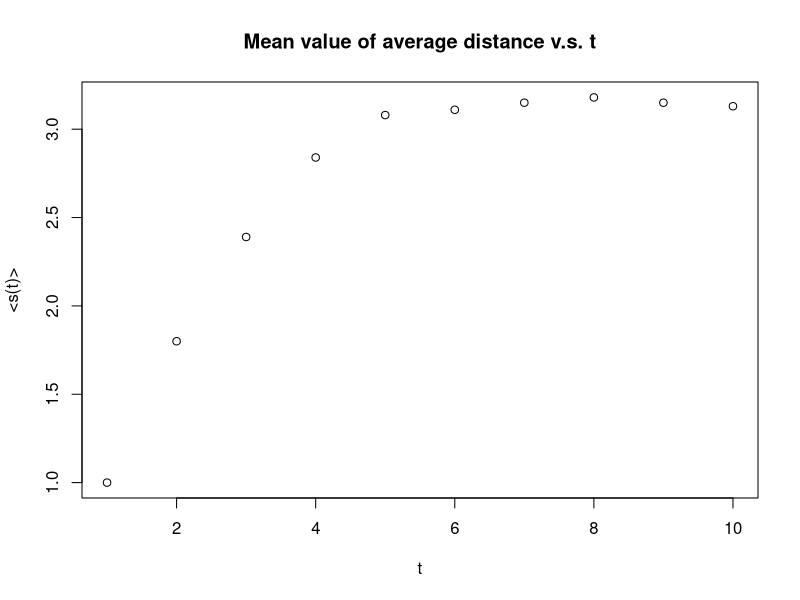
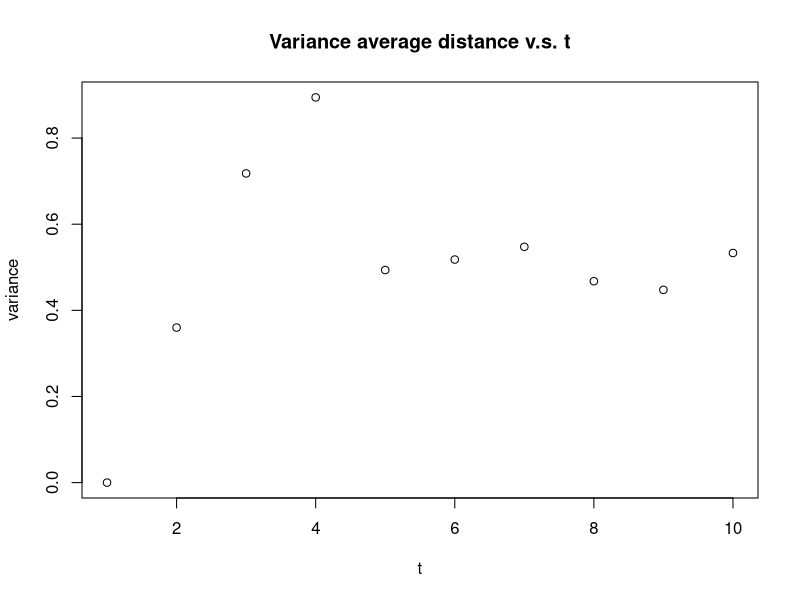

The R source for these figures, in order:
install.packages("pracma", type="binary")
library('igraph')
library('Matrix')
library('pracma')

create_transition_matrix = function (g){
  
  # WARNING: make sure your graph is connected (you might input GCC of your graph)
  
  vs = V(g)
  n = vcount(g)
  adj = as_adjacency_matrix(g)
  adj[diag(rowSums(adj) == 0)] = 1  # handle if the user is using the function for networks with isolated nodes by creating self-edges
  z = matrix(rowSums(adj, , 1))
  
  transition_matrix = adj / repmat(z, 1, n)  # normalize to get probabilities
  
  return(transition_matrix)
}

random_walk = function (g, num_steps, start_node, transition_matrix = NULL){
  if(is.null(transition_matrix))
    transition_matrix = create_transition_matrix(g)
  
  v = start_node
  for(i in 1:num_steps){
    #fprintf('Step %d: %d\n', i, v)  # COMMENT THIS
    PMF = transition_matrix[v, ]
    v = sample(1:vcount(g), 1, prob = PMF)        
  }
  
  return(v)
}

g = erdos.renyi.game(1000, 0.01, directed=F)
distance_matrix = shortest.paths(g, v = V(g), to = V(g))

mean <- c()
var <- c()
for (t in 1:10){
    print (paste('Calculating t = ',t))
    s <- c()
    for (i in 1: 100){
      start_node = round(runif(1,1,1000))
      tail_node = random_walk(g,t,start_node)
      shortest_distance <- distance_matrix[start_node,tail_node]
      s <- c(s, shortest_distance)
    }
    mean <- c(mean, mean(s))
    var <- c(var, mean((s - mean(s))**2))
}
t <- c(1:10)
plot(t, mean,main = 'Mean value of average distance v.s. t', xlab = 't', ylab ='<s(t)>')
plot(t, var,main = 'Variance average distance v.s. t', xlab = 't', ylab ='variance')
length(mean)
